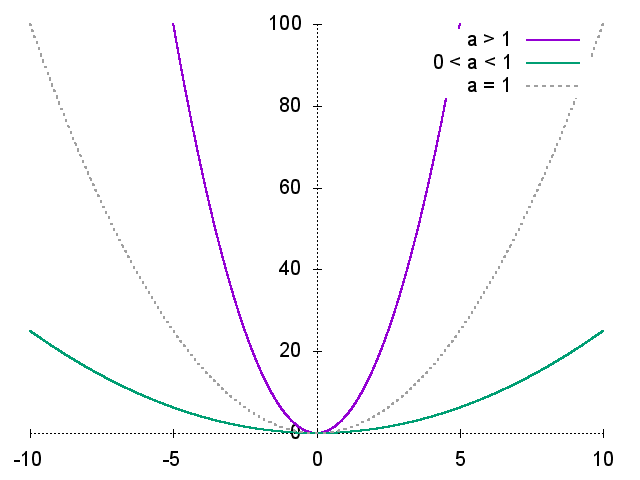

Reproduce this figure in gnuplot.
set terminal png font 'Helvetica,15'
set output 'scalamento.png'
set encoding utf8

#variables
a = 2

set sample 10000

set xzeroaxis
set xrange [-10:10]
set xtics axis

set yzeroaxis
set yrange [0:100]
set ytics axis

set border 0
set key opaque

plot (x*a)**2 lw 2 title 'a > 1',\
	(x/a)**2 lw 2 title '0 < a < 1',\
	x**2 lw 2 lt 0 title 'a = 1'